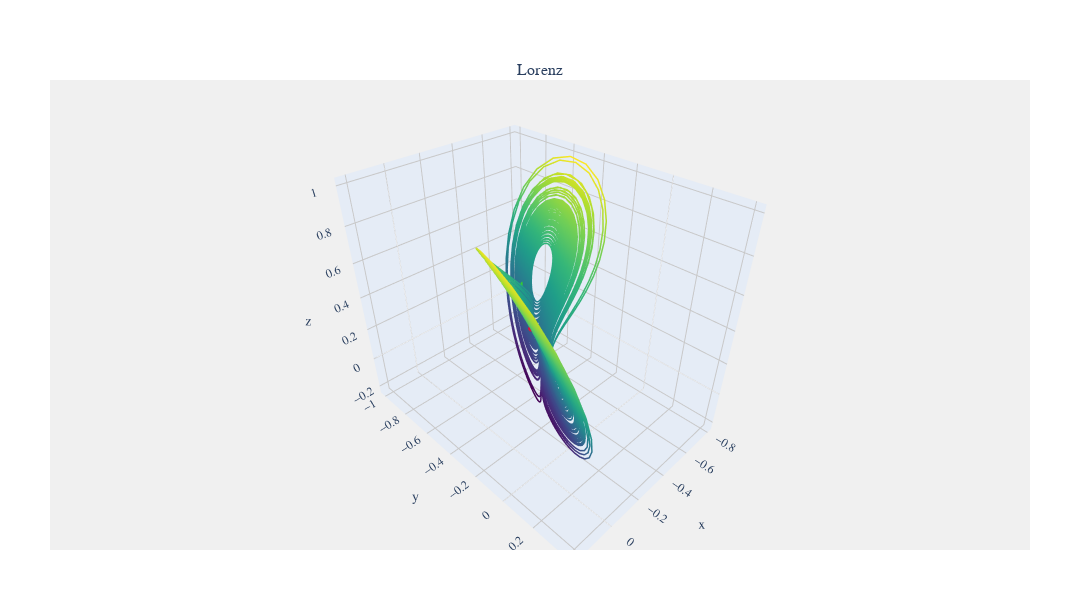

Notebook code cell kept with this figure:
### Code cell
from viz import compare_plot, plot_components

compare_plot([Dataset], titles= ["Lorenz"])

### Figure 1 — Plotly figure (JSON) as saved in the notebook; plotly's stock layout.template omitted (floating-point values rounded to 4 significant figures; data arrays with more than 128 entries replaced by an {"elided": "..."} marker saying what was removed)
{"data": [{"hoverinfo": "x+y+z", "line": {"color": {"elided": "10000 float values"}, "colorscale": [[0, "#440154"], [0.1111, "#482878"], [0.2222, "#3e4989"], [0.3333, "#31688e"], [0.4444, "#26828e"], [0.5556, "#1f9e89"], [0.6667, "#35b779"], [0.7778, "#6ece58"], [0.8889, "#b5de2b"], [1, "#fde725"]], "width": 3}, "mode": "lines", "name": "Dataset 1", "scene": "scene", "type": "scatter3d", "x": {"elided": "10000 float values"}, "y": {"elided": "10000 float values"}, "z": {"elided": "10000 float values"}}, {"hoverinfo": "none", "marker": {"color": "limegreen", "size": 2}, "mode": "markers", "name": "Start", "scene": "scene", "showlegend": false, "type": "scatter3d", "x": [-0.5493], "y": [-0.6932], "z": [0.2811]}, {"hoverinfo": "none", "marker": {"color": "crimson", "size": 2}, "mode": "markers", "name": "End", "scene": "scene", "showlegend": false, "type": "scatter3d", "x": [0.009835], "y": [-0.05223], "z": [0.5999]}], "layout": {"annotations": [{"font": {"size": 16}, "showarrow": false, "text": "Lorenz", "x": 0.5, "xanchor": "center", "xref": "paper", "y": 1, "yanchor": "bottom", "yref": "paper"}], "font": {"family": "Arial", "size": 12}, "height": 600, "margin": {"b": 50, "l": 50, "r": 50, "t": 80}, "paper_bgcolor": "white", "plot_bgcolor": "rgb(240, 240, 240)", "scene": {"aspectmode": "data", "bgcolor": "rgb(240, 240, 240)", "domain": {"x": [0, 1], "y": [0, 1]}, "xaxis": {"gridcolor": "rgb(200, 200, 200)", "showbackground": true}, "yaxis": {"gridcolor": "rgb(200, 200, 200)", "showbackground": true}, "zaxis": {"gridcolor": "rgb(200, 200, 200)", "showbackground": true}}, "showlegend": false, "width": 1080}}
